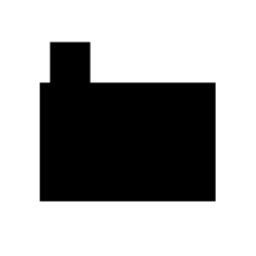
#> input picture dataset/Original/A/0.png, 256 x 256 px, given in place of 0a17c81f08c8.png, which was not available
$ jupyter execute --allow-errors preprocessingStudy.ipynb
#> lines starting #> are read from the running program, lines starting #| are printed output that depends on the picture; pictures that were not available may be replaced by others from this repository, and a replacement may not be noted
[cell 1]
from PIL import Image
import skimage.io

import os
from pathlib import Path

from matplotlib import pyplot as plt
import numpy as np
import math
import os
import shutil
import numpy as np
from datetime import datetime
import cv2

[cell 2]
purple = np.array([255, 27, 255, 255])
yellow = np.array([255, 255, 27, 255])
blue = np.array([27, 27, 255, 255])
red = np.array([255, 27, 27, 255])
lightblue = np.array([27, 255, 255, 255])
green = np.array([27, 255, 27, 255])
orange = np.array([255, 155, 27, 255])
white = np.array([255, 255, 255, 255])
black = np.array([0, 0, 0, 255])

rmFuncMap = {
    'bedroom': purple,
    'livingroom': yellow,
    'bathroom': blue,
    'kitchen': red,
    'storageroom': lightblue,
    'deckNporch': green,
    'corridor': orange,
    'background': white,
}

augmentedPath = Path('/home/user1/Documents/Ricky/pix2pix-floorplans-dataset/dataset/Augmented/')

pathA = augmentedPath / 'A'
pathB = augmentedPath / 'B'
newCombinedPath = augmentedPath / f"Combined_{datetime.now().strftime('%Y_%m_%d_%H_%M')}"
newCombinedPath.mkdir(parents=True, exist_ok=True)

pathA_processed = augmentedPath / f"A_processed"
pathA_processed.mkdir(parents=True, exist_ok=True)
pathB_processed = augmentedPath / f"B_processed"
pathB_processed.mkdir(parents=True, exist_ok=True)

test_dir = newCombinedPath / 'Test'
train_dir = newCombinedPath / 'Train'
test_dir.mkdir(parents=True, exist_ok=True)
train_dir.mkdir(parents=True, exist_ok=True)

[cell 3]
def replaceCloestColor(img, rmFuncMap):
    thresh = 30

    # Select room colors that are common in the image
    vals, counts = np.unique(img.reshape(-1, 4), axis=0, return_counts=True)

    imgRmColor = set(map(tuple, vals[counts>thresh])) # form a set of values/counts > threshold
    rmColorMap = set(map(tuple, rmFuncMap.values())) # form a set of room func color map

    rmColor = np.array(list(imgRmColor.intersection(rmColorMap))) # Select the resonable colors in the room func map only

    # Determine color differences (Use additional dimension)
    # Compute the shortest Euclidean distance within the color map
    color_diffs = np.sum((img[:,:,None,:]-rmColor)**2,axis=-1)

    # Get the indices of the closest value
    idx = np.argmin(color_diffs,axis=-1)

    # Extract closest value to assemble array
    img = rmColor[idx]

    return img

def generateBlWhImg(img):
    iswhite = (img == white).all(axis=2)
    img[~iswhite] = black
    return img

def unblur(img):
    sharpen_kernel = np.array([[-1,-1,-1], [-1,9,-1], [-1,-1,-1]])
    sharpen = cv2.filter2D(img, -1, sharpen_kernel)
    return sharpen

def unblur_2(img):
    gray = cv2.cvtColor(img[:,:], cv2.COLOR_BGR2GRAY)
    ret2,th2 = cv2.threshold(gray,0,255,cv2.THRESH_BINARY+cv2.THRESH_OTSU)
    return th2

[cell 4]
myfile = Path('/home/user1/Documents/Ricky/pix2pix-floorplans-dataset/dataset/Augmented/B/0a17c81f08c8.png')
img = skimage.io.imread(myfile)
#> img is the input picture: shape (256, 256, 4); mean R, G, B, A 167.5, 167.5, 167.5, 255
plt.imshow(img)

[cell 5]
vals, counts = np.unique(img.reshape(-1, 4), axis=0, return_counts=True)
#> vals = 43 rows, first 6: [0, 0, 0, 255], [3, 3, 3, 255], [5, 5, 5, 255], [10, 10, 10, 255], [13, 13, 13, 255], [17, 17, 17, 255]; counts = 43 values, max 42574 at index 42, min 1 at index 1, mean 1524.1
thresh = 30
# form a dictionary of values/counts > threshold
out = set(map(tuple, vals[counts>thresh]))
#> out = 16 items
rmColor = set(map(tuple, rmFuncMap.values()))

print(np.array(list(out.intersection(rmColor))))
#| [[255 255 255 255]]

# [8 lines of commented-out code are left out]

[cell 6]
myfile = Path('/home/user1/Documents/Ricky/pix2pix-floorplans-dataset/dataset/Augmented/B/0a17c81f08c8.png')
img = skimage.io.imread(myfile)

# img = generateBlWhImg(img.copy())
img = replaceCloestColor(img.copy(), rmFuncMap)
#> in replaceCloestColor, `rmColor = np.array(list(imgRmColor.intersection(rmColorMap)))`: rmColor = [[255, 255, 255, 255]]
#> in replaceCloestColor, `color_diffs = np.sum((img[:,:,None,:]-rmColor)**2,axis=-1)`:
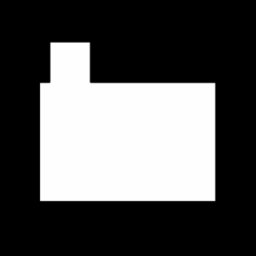
#> color_diffs: shape (256, 256, 1) int64; min 0, max 195075, mean 66338.8; drawn with min black and max white
#> in replaceCloestColor, `idx = np.argmin(color_diffs,axis=-1)`: idx: shape (256, 256) int64; every value is 0
#> in replaceCloestColor, `img = rmColor[idx]`: img: shape (256, 256, 4) int64; every value is 255
plt.imshow(img)
unique_pix_val = np.unique(img.reshape(-1, 4), axis=0)
#> unique_pix_val = [[255, 255, 255, 255]]
print(unique_pix_val)
#| [[255 255 255 255]]

[cell 7]
myfile = Path('/home/user1/Documents/Ricky/pix2pix-floorplans-dataset/dataset/Source Images/0.png')
img = skimage.io.imread(myfile)
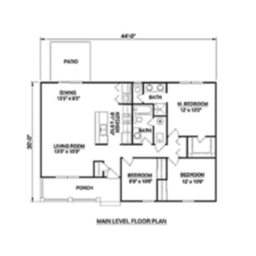
#> input picture dataset/Source Images/0.png, 256 x 256 px, found by its file name
#> img is the input picture: shape (256, 256, 4); mean R, G, B, A 243.3, 243.3, 243.3, 255

# img = generateBlWhImg(img.copy())
img = unblur(img.copy())
#> in unblur, `sharpen = cv2.filter2D(img, -1, sharpen_kernel)`:
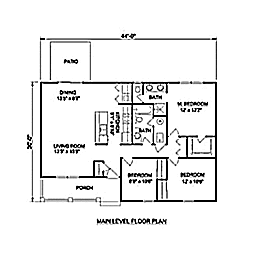
#> sharpen: shape (256, 256, 4); mean of channels 0, 1, 2, 3 237.4, 237.4, 237.4, 255; drawn as R, G, B
plt.imshow(img)
unique_pix_val = np.unique(img.reshape(-1, 4), axis=0)
#> unique_pix_val = 256 rows, first 6: [0, 0, 0, 255], [1, 1, 1, 255], [2, 2, 2, 255], [3, 3, 3, 255], [4, 4, 4, 255], [5, 5, 5, 255]
print(unique_pix_val)
#> (printed output is left out)

#> (a cell that did not finish here is left out)

[cell 9]
for file in pathB_processed.glob("*.png"):
  # im1 = np.full_like(y, [0, 0, 0, 255])
  im2 = skimage.io.imread(file)
  im1 = None
  # Combine images horizontally using PIL
  dst = np.hstack((im1, im2))
  skimage.io.imsave(newCombinedPath / file.name, dst)

[cell 10]
ratio = 0.15

for file in newCombinedPath.glob("*.png"):
      if np.random.rand(1) < ratio:
          shutil.copyfile(file, test_dir / file.name)
      else:
          shutil.copyfile(file, train_dir / file.name)

[cell 11]
os.chdir(str(train_dir))
print(len([name for name in os.listdir('.') if os.path.isfile(name)]))

[cell 12]
myfile = Path('/home/user1/Documents/Ricky/pix2pix-floorplans-dataset/dataset/Augmented/Combined_2023_03_06_18_39/Train/0a17c81f08c8.png')
img = skimage.io.imread(myfile)
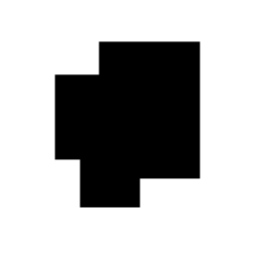
#> input picture dataset/Original/A/100.png, 256 x 256 px, given in place of 0a17c81f08c8.png, which was not available
#> img is the input picture: shape (256, 256, 4); mean R, G, B, A 178.5, 178.5, 178.5, 255


# Combine images horizontally using PIL
# dst = np.hstack((im1, img))
# plt.imshow(im1)

plt.imshow(img)
unique_pix_val = np.unique(img.reshape(-1, 4), axis=0)
#> unique_pix_val = 55 rows, first 6: [0, 0, 0, 255], [6, 6, 6, 255], [7, 7, 7, 255], [20, 20, 20, 255], [26, 26, 26, 255], [27, 27, 27, 255]
print(unique_pix_val)
#> (printed output is left out)
print(unique_pix_val.shape)
#| (55, 4)
